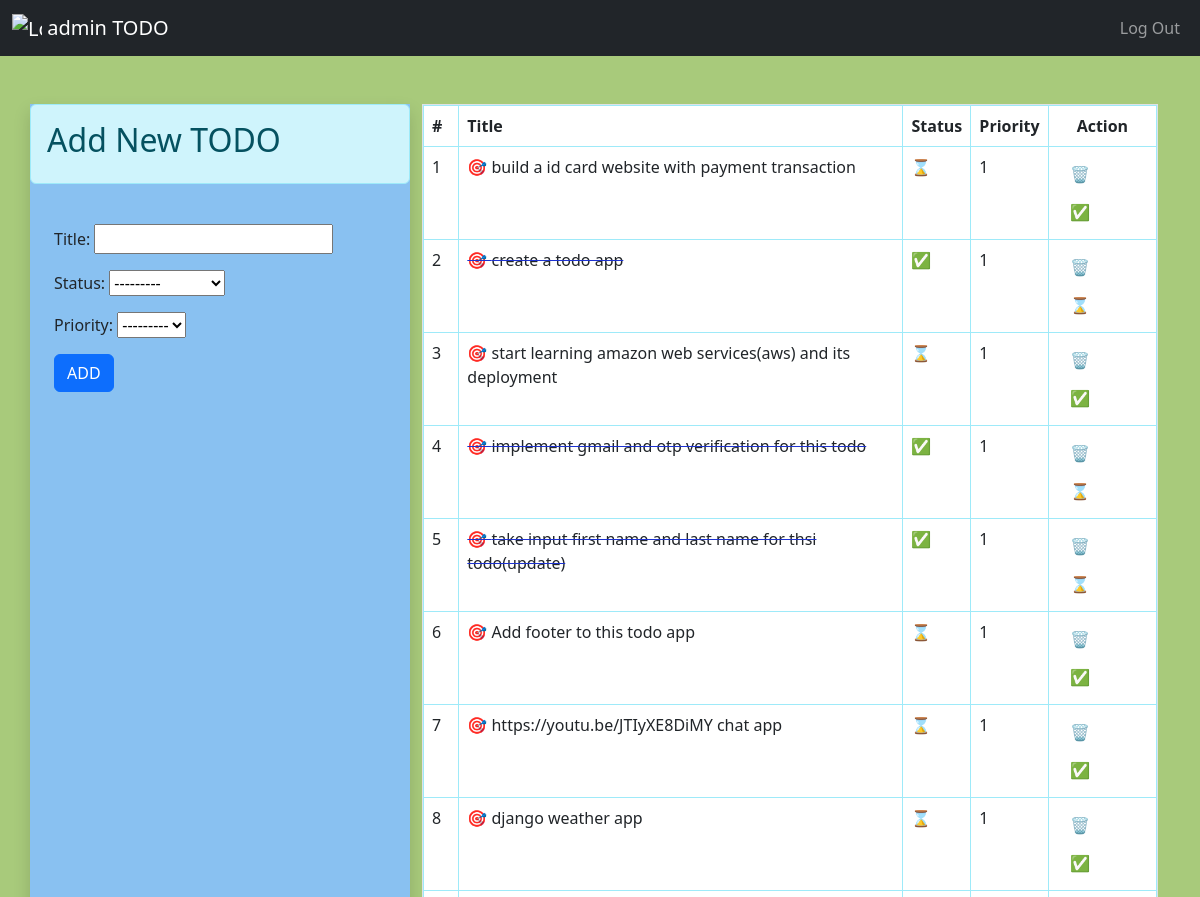
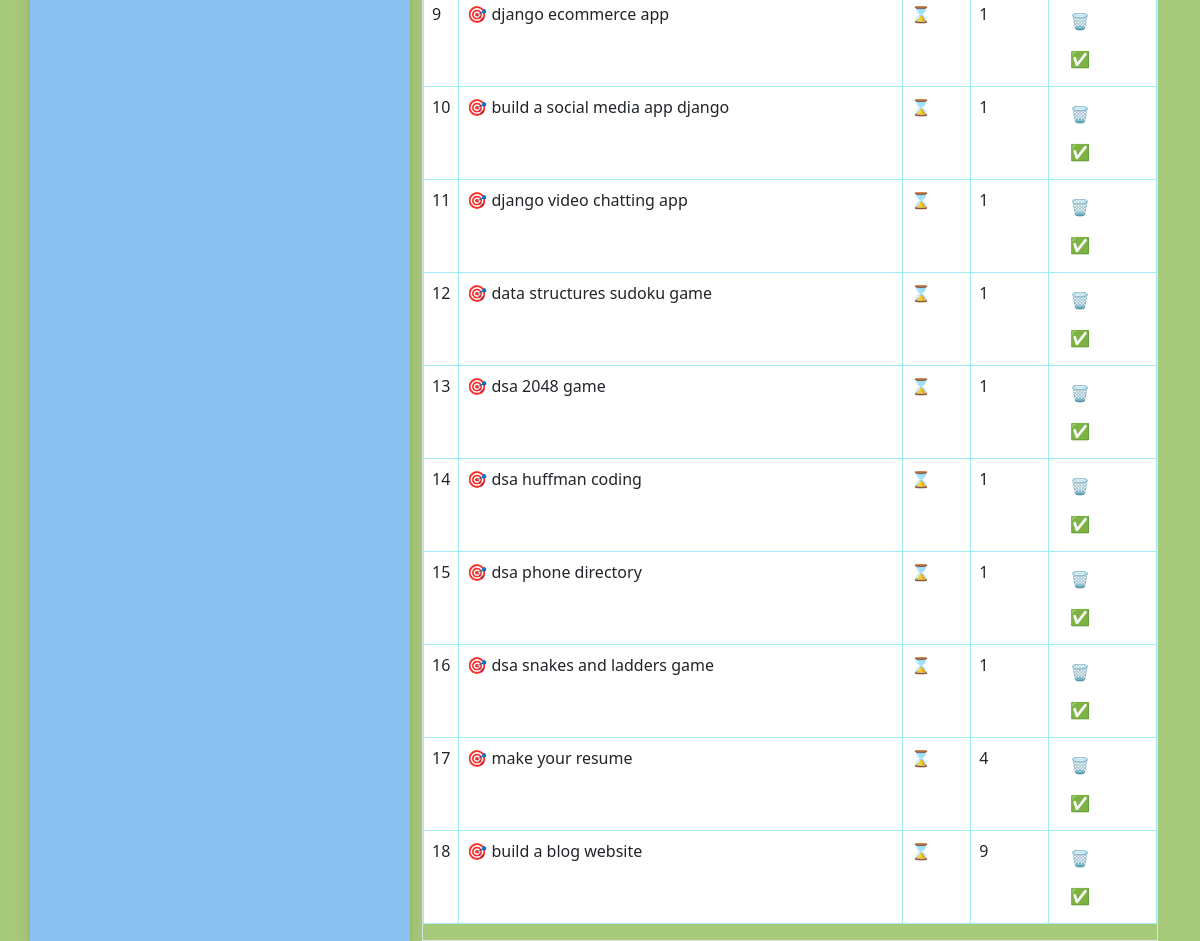
Page / (signed in) on the committed database (2 pictures, top to bottom).
### app/models.py (models this page shows)
class TODO(models.Model):
    status_choices=[
        ('C','COMPLETED'),
        ('P','PENDING'),
    ]
    priority_choices=[
        ('1','1'),
        ('2','2'),
        ('3','3'),
        ('4','4'),
        ('5','5'),
        ('6','6'),
        ('7','7'),
        ('8','8'),
        ('9','9'),
    ]
    title=models.CharField(max_length=200)
    status=models.CharField(max_length=2,choices=status_choices)
    user=models.ForeignKey(User,on_delete=models.CASCADE)
    date=models.DateTimeField(auto_now_add=True)
    priority=models.CharField(max_length=2,choices=priority_choices)

### app/views.py (the view)
# urls.py: path("",views.home,name='home'),
@login_required(login_url='login')
def home(request):
    todos=None
    if request.user.is_authenticated:
        todos=TODO.objects.filter(user = request.user).order_by('priority')
    form=TODOForm()
    u='AnonymousUser'
    h='TODO'
    if str(request.user)!=u:
        h=str(request.user)+" "+h
    return render(request,'index.html',context={'form':form,'h':h,'todos':todos})

### app/forms.py
class TODOForm(ModelForm):
    class Meta:
        model=TODO
        fields=['title','status','priority']

### app/templates/index.html (shortened to what this page needs)
{% extends 'base.html' %}
{% block content %}
    <div>
        <div class="container pt-4">
            <div class="row p-0 mt-4">
                <div class="col-lg-4 mx-auto shadow p-0" style="background-color: rgb(137, 193, 241);">
                    <div class="alert alert-info">
                        <h2>Add New TODO</h2>
                    </div>
                    <div class="p-4">
                        <form action="/add-todo/" method="post">
                            {{form.as_p}}
                            <button type="submit" class="btn btn-primary" value='ADD'>ADD</button>
                        </form>
                    </div>
                </div>
                <div class="col">
                    <div class="border">
                        {% if todos|length == 0 %}
                            <div class="alert alert-info">
                                <p class="display-4" style="font-size: 30px; text-align: center;">No Todos</p>
                            </div>
                        {% else %}
                        <div>
                            <table class="table table-bordered table-hover">
                                <thead class="alert alert-info">
                                    <tr>
                                        <th>#</th>
                                        <th>Title</th>
                                        <th>Status</th>
                                        <th>Priority</th>
                                        <th><span style="margin-left: 20px;">Action</span></th>
                                    </tr>
                                </thead>
                                <tbody class="alert alert-info">
                                    {% for todo in todos %}
                                        <tr>
                                            <td>{{ forloop.counter }}</td>
                                            <td > <span {% if todo.status == 'C' %} style="text-decoration: line-through; text-decoration-color: rgb(29, 50, 208);" {% endif %}>🎯 {{ todo.title }}</span></td>
                                            <td {% if todo.status == 'C' %} title="Completed" {% else %} title="Pending" {% endif %}>
                                                {% if todo.status == 'C' %}
                                                ✅
                                                {% else %}
                                                ⌛
                                                {% endif %}
                                            </td>
                                            <td>{{ todo.priority }}</td>
                                            <td>
                                                <a href="delete_todo/{{ todo.id }}" class="btn " title="Delete">🗑️</a>
                                                {% if todo.status == 'P' %}
                                                    <a href="change_status/{{ todo.id }}/C" class="btn " title="Mark Completed">✅</a>
                                                {% else %}
                                                    <a href="change_status/{{ todo.id }}/P" class="btn " title="Mark Pending">⌛</a>
                                                {% endif %}
                                            </td>
                                        </tr>
                                    {% endfor %}
                                </tbody>
                            </table>
                        </div>
                        {% endif %}
                    </div>
                </div>
            </div>
        </div>
    </div>
{% endblock %}

### app/templates/base.html (shortened to what this page needs)
<!doctype html>
<html lang="en">
<head>
    <link href="https://cdn.jsdelivr.net/npm/bootstrap@5.3.0/dist/css/bootstrap.min.css" rel="stylesheet"
>
</head>
<body style="background-color: rgb(168, 202, 123);">
    <nav class="navbar navbar-expand-lg navbar-dark bg-dark">
        <div class="container-fluid">
            <a class="navbar-brand" href="/">
                <img src="https://cdn-icons-png.flaticon.com/128/10652/10652668.png" alt="Logo" width="30" height="24"
                    class="d-inline-block align-text-top">
                    {{ h }}
            </a>
            <div class="collapse navbar-collapse" id="navbarNavAltMarkup">
                <div class="navbar-nav" style="margin-left: auto;">
                    {% if not request.user.is_authenticated %}
                        <a  class="nav-link" href="/login/">Login In</a>
                        <a class="nav-link" href="/signup/">Sign Up</a>
                    {% else %}
                        <a class="nav-link" href="/logout">Log Out</a>
                    {% endif %}
                </div>
            </div>
        </div>
    </nav>
    {% block content %}
    {% endblock %}
</body>
</html>

### rows in the picture
TODO: title "build a id card website with payment transaction", priority "1"
TODO: title "create a todo app", priority "1"
TODO: title "start learning amazon web services(aws) and its deployment", priority "1"
TODO: title "implement gmail and otp verification for this todo", priority "1"
TODO: title "take input first name and last name for thsi todo(update)", priority "1"
TODO: title "Add footer to this todo app", priority "1"
TODO: title "https://youtu.be/JTIyXE8DiMY chat app", priority "1"
TODO: title "django weather app", priority "1"
TODO: title "django ecommerce app", priority "1"
TODO: title "build a social media app django", priority "1"
TODO: title "django video chatting app", priority "1"
TODO: title "data structures sudoku game", priority "1"
TODO: title "dsa 2048 game", priority "1"
TODO: title "dsa huffman coding", priority "1"
TODO: title "dsa phone directory", priority "1"
TODO: title "dsa snakes and ladders game", priority "1"
TODO: title "make your resume", priority "4"
TODO: title "build a blog website", priority "9"

### other values in the picture
{{ h }} "admin TODO"
